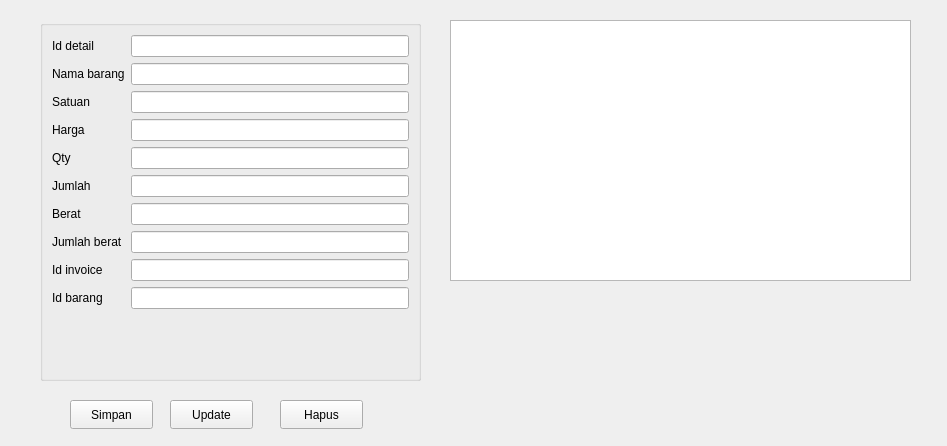
<?xml version="1.0" encoding="UTF-8"?>
<ui version="4.0">
 <class>FormInvd</class>
 <widget class="QWidget" name="FormInvd">
  <property name="geometry">
   <rect>
    <x>0</x>
    <y>0</y>
    <width>947</width>
    <height>446</height>
   </rect>
  </property>
  <property name="windowTitle">
   <string>Form</string>
  </property>
  <widget class="QGroupBox" name="formGroupBox">
   <property name="geometry">
    <rect>
     <x>40</x>
     <y>20</y>
     <width>381</width>
     <height>361</height>
    </rect>
   </property>
   <layout class="QFormLayout" name="formLayout">
    <item row="0" column="0">
     <widget class="QLabel" name="idDetailLabel">
      <property name="text">
       <string>Id detail</string>
      </property>
     </widget>
    </item>
    <item row="0" column="1">
     <widget class="QLineEdit" name="idDetailLineEdit"/>
    </item>
    <item row="1" column="0">
     <widget class="QLabel" name="namaBarangLabel">
      <property name="text">
       <string>Nama barang</string>
      </property>
     </widget>
    </item>
    <item row="1" column="1">
     <widget class="QLineEdit" name="namaBarangLineEdit"/>
    </item>
    <item row="2" column="0">
     <widget class="QLabel" name="satuanLabel">
      <property name="text">
       <string>Satuan</string>
      </property>
     </widget>
    </item>
    <item row="2" column="1">
     <widget class="QLineEdit" name="satuanLineEdit"/>
    </item>
    <item row="3" column="0">
     <widget class="QLabel" name="hargaLabel">
      <property name="text">
       <string>Harga</string>
      </property>
     </widget>
    </item>
    <item row="3" column="1">
     <widget class="QLineEdit" name="hargaLineEdit"/>
    </item>
    <item row="4" column="0">
     <widget class="QLabel" name="qtyLabel">
      <property name="text">
       <string>Qty</string>
      </property>
     </widget>
    </item>
    <item row="4" column="1">
     <widget class="QLineEdit" name="qtyLineEdit"/>
    </item>
    <item row="5" column="0">
     <widget class="QLabel" name="jumlahLabel">
      <property name="text">
       <string>Jumlah</string>
      </property>
     </widget>
    </item>
    <item row="5" column="1">
     <widget class="QLineEdit" name="jumlahLineEdit"/>
    </item>
    <item row="6" column="0">
     <widget class="QLabel" name="beratLabel">
      <property name="text">
       <string>Berat</string>
      </property>
     </widget>
    </item>
    <item row="6" column="1">
     <widget class="QLineEdit" name="beratLineEdit"/>
    </item>
    <item row="7" column="0">
     <widget class="QLabel" name="jumlahBeratLabel">
      <property name="text">
       <string>Jumlah berat</string>
      </property>
     </widget>
    </item>
    <item row="7" column="1">
     <widget class="QLineEdit" name="jumlahBeratLineEdit"/>
    </item>
    <item row="8" column="0">
     <widget class="QLabel" name="idInvoiceLabel">
      <property name="text">
       <string>Id invoice</string>
      </property>
     </widget>
    </item>
    <item row="8" column="1">
     <widget class="QLineEdit" name="idInvoiceLineEdit"/>
    </item>
    <item row="9" column="0">
     <widget class="QLabel" name="idBarangLabel">
      <property name="text">
       <string>Id barang</string>
      </property>
     </widget>
    </item>
    <item row="9" column="1">
     <widget class="QLineEdit" name="idBarangLineEdit"/>
    </item>
   </layout>
  </widget>
  <widget class="QPushButton" name="pushButton">
   <property name="geometry">
    <rect>
     <x>70</x>
     <y>400</y>
     <width>83</width>
     <height>29</height>
    </rect>
   </property>
   <property name="text">
    <string>Simpan</string>
   </property>
  </widget>
  <widget class="QPushButton" name="pushButton_2">
   <property name="geometry">
    <rect>
     <x>170</x>
     <y>400</y>
     <width>83</width>
     <height>29</height>
    </rect>
   </property>
   <property name="text">
    <string>Update</string>
   </property>
  </widget>
  <widget class="QPushButton" name="pushButton_3">
   <property name="geometry">
    <rect>
     <x>280</x>
     <y>400</y>
     <width>83</width>
     <height>29</height>
    </rect>
   </property>
   <property name="text">
    <string>Hapus</string>
   </property>
  </widget>
  <widget class="QTableView" name="tableInvd">
   <property name="geometry">
    <rect>
     <x>450</x>
     <y>20</y>
     <width>461</width>
     <height>261</height>
    </rect>
   </property>
  </widget>
 </widget>
 <resources/>
 <connections/>
</ui>
